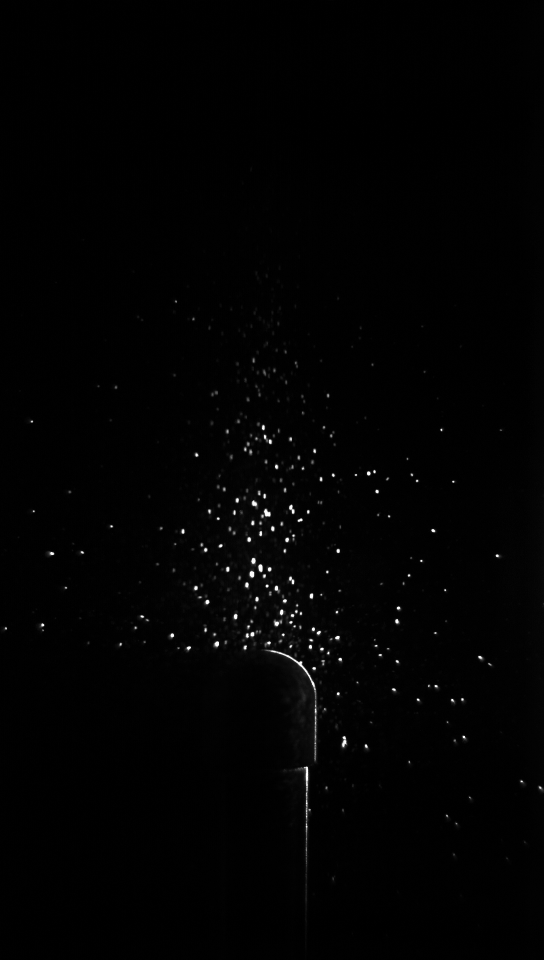
#> input picture data1/raw/250_0000000005.bmp, 1088 x 1920 px, found by its file name (shown at 1/2 size); its folder holds 4 pictures in this run
$ python main.py
#> lines starting #> are read from the running program, lines starting #| are printed output that depends on the picture; after the words box and inside, x2 and y2 are one past the last pixel; in counts of white or black regions, pixels touching at a corner belong together
### canny.py
import cv2
import numpy as np
import main


def fill_parts_n_remove_threads(img_in, ellipse_size=3):
    kernel = cv2.getStructuringElement(cv2.MORPH_ELLIPSE, (ellipse_size, ellipse_size))
    img_proc = np.copy(img_in)
    res = np.shape(img_in)
    # заливка по всем углам изображения
    if img_proc[0, 0] == 0:
        mask = np.zeros((res[0] + 2, res[1] + 2), np.uint8)
        cv2.floodFill(img_proc, mask, (0, 0), 255)
    if img_proc[-1, -1] == 0:
        mask = np.zeros((res[0] + 2, res[1] + 2), np.uint8)
        cv2.floodFill(img_proc, mask, (res[1] - 1, res[0] - 1), 255)
    if img_proc[0, -1] == 0:
        mask = np.zeros((res[0] + 2, res[1] + 2), np.uint8)
        cv2.floodFill(img_proc, mask, (res[1] - 1, 0), 255)
    if img_proc[-1, 0] == 0:
        mask = np.zeros((res[0] + 2, res[1] + 2), np.uint8)
        cv2.floodFill(img_proc, mask, (0, res[0] - 1), 255)
    img_proc = cv2.bitwise_not(img_proc)
    img_proc = cv2.bitwise_or(img_proc, img_in)
    img_proc = cv2.morphologyEx(img_proc, cv2.MORPH_OPEN, kernel)
    return img_proc


def flood(img_in, img_out, x, y, val):
    img_in[x, y] = 0
    img_out[x, y] = val
    if x > 0:
        if img_in[x - 1, y] != 0:
            flood(img_in, img_out, x-1, y, val)
    if x < np.shape(img_in)[0] - 1:
        if img_in[x + 1, y] != 0:
            flood(img_in, img_out, x + 1, y, val)
    if y > 0:
        if img_in[x, y - 1] != 0:
            flood(img_in, img_out, x, y - 1, val)
    if y < np.shape(img_in)[1] - 1:
        if img_in[x, y + 1] != 0:
            flood(img_in, img_out, x, y + 1, val)


def numerate_parts(img_in):
    img_proc = np.copy(img_in)
    img_out = np.zeros_like(img_proc)
    k = 0
    a = np.argwhere(img_proc)
    for i in a:
        if img_proc[i[0], i[1]] != 0:
            k += 1
            flood(img_proc, img_out, i[0], i[1], k)
    return img_out


def count(img_in):
    F = []
    xc = []
    yc = []
    pos = []
    for i in range(np.max(img_in)):
        q = np.argwhere(img_in == i + 1)
        pos.append(q)
        F.append(np.shape(q)[0])
        #xc.append(np.mean(q[:, 0]))
        #yc.append(np.mean(q[:, 1]))
    return F#, [xc, yc], pos


# [41 lines that do not run on import are left out]

### main.py
import cv2 as cv
import numpy as np
from matplotlib import pyplot as plt
import os
import canny
from datetime import datetime
import sys


class Snap:
    number_of_snaps = 0

    def __init__(self, path):
        self.name = os.path.basename(path)
        self.path = {'raw': path}
        self.number = Snap.number_of_snaps
        Snap.number_of_snaps += 1
        self.particles = []


if __name__ == '__main__':
    # Считывание всех имен нужного формата в папке данных
    # Вход в папку с данными
    os.chdir('data1')
    directories = 'raw'
    file_format = '.bmp'
    # Считывание всех файлов нужного формата и запись пути в список
    frames = []
    for file_name in os.listdir(directories):
        if file_name[-len(file_format):] == file_format:
            frames.append(Snap(os.getcwd() + '\\' + directories + '\\' + file_name))
#> pass 2 of the loop `for file_name in os.listdir(directories):`:
#> pass 3 of the loop `for file_name in os.listdir(directories):`:
#> the loop made 4 passes; the first 3 are shown
    # Перезапись всех папок
    directories = ('crop', 'subs', 'threshold', 'edge', 'fill', 'detected', 'proc')
    for directory in directories:
        if directory in os.listdir(os.getcwd()):
            for file in os.listdir(os.getcwd() + '\\' + directory):
                os.remove(os.getcwd() + '\\' + directory + '\\' + file)
                print(datetime.now().time(), directory, ' ', file, ' ', 'has been removed')
            os.rmdir(directory)
        os.mkdir(directory)
        for frame in frames:
            frame.path[directory] = os.getcwd() + '\\' + directory + '\\' + frame.name
#> pass 2 of the loop `for directory in directories:`:
#> pass 3 of the loop `for directory in directories:`:
#> the loop made 7 passes; the first 3 are shown
    del directory, directories, frame, file_format, file_name

    # Обрезка и запись изображений
    # Поиск минимумов
    cr = cv.imread(frames[0].path['raw'])[:, 0:1000, 0]
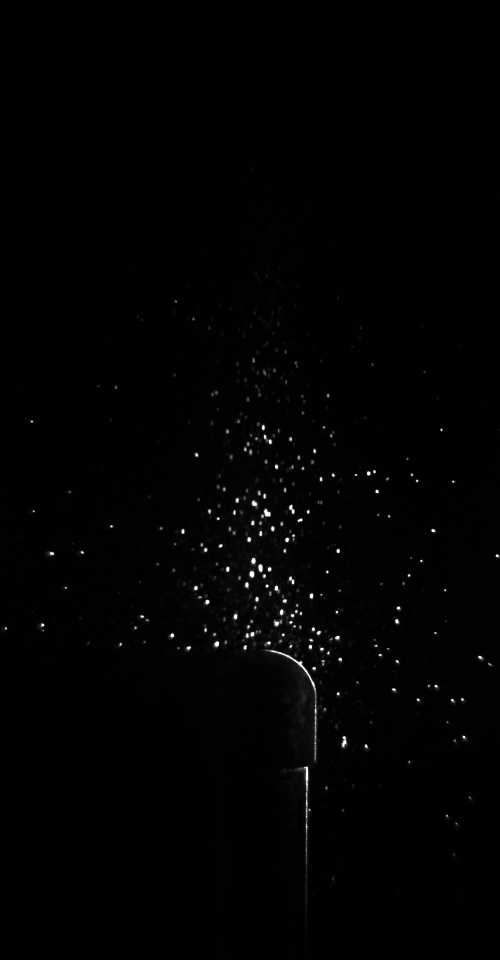
#> cr: shape (1920, 1000) (shown at 1/2 size); min 0, max 255, mean 2.1
    cv.imwrite(frames[0].path['crop'], cr)
    background = cr
    for frame in frames:
        cr = cv.imread(frame.path['raw'])[:, 0:1000, 0]
        cv.imwrite(frame.path['crop'], cr)
        background = np.minimum(cr, background)
#> pass 2 of the loop `for frame in frames:`:
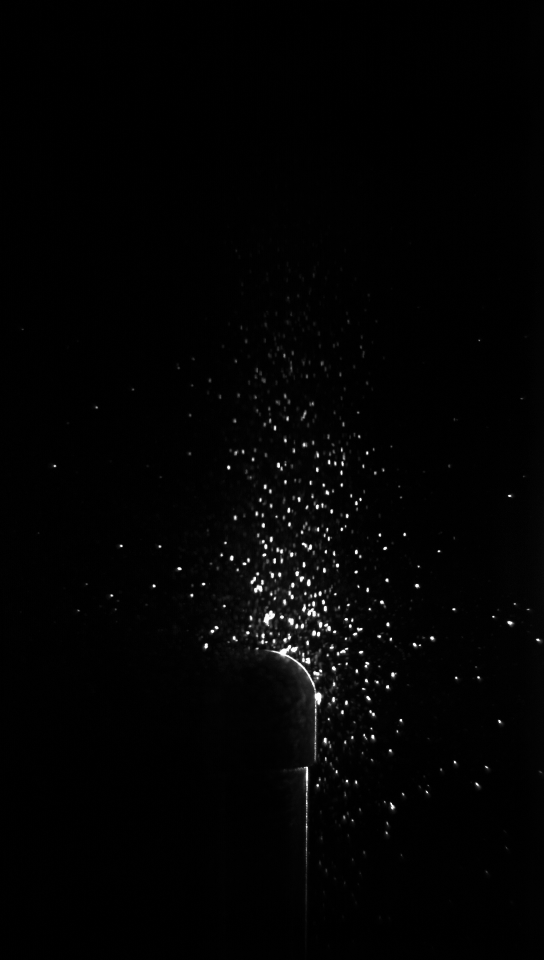
#> input picture data1/raw/250_0000000014.bmp, 1088 x 1920 px, found by its file name (shown at 1/2 size)
#> pass 3 of the loop `for frame in frames:`:
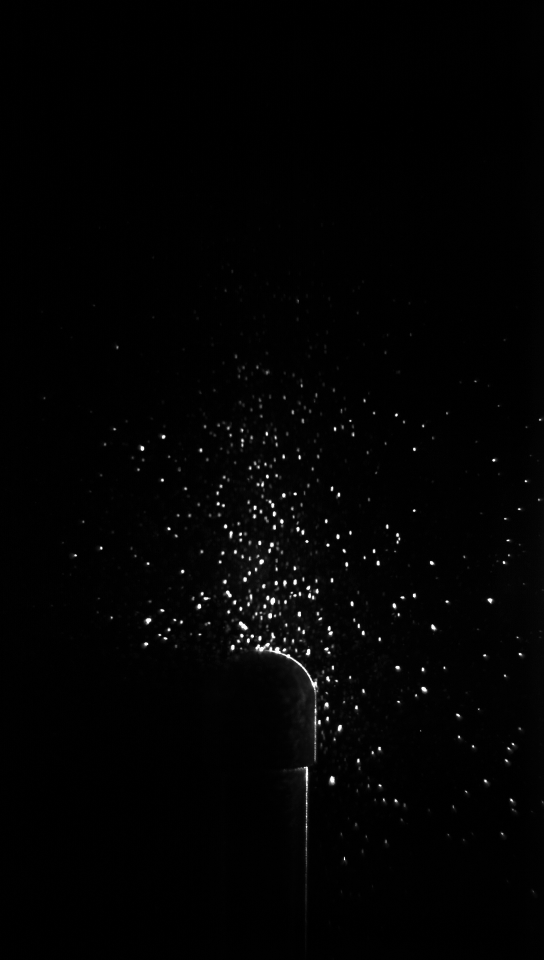
#> input picture data1/raw/250_0000000019.bmp, 1088 x 1920 px, found by its file name (shown at 1/2 size)
#> the loop made 4 passes; the first 3 are shown
    cv.imwrite(os.getcwd() + '\\' + 'background.bmp', background)
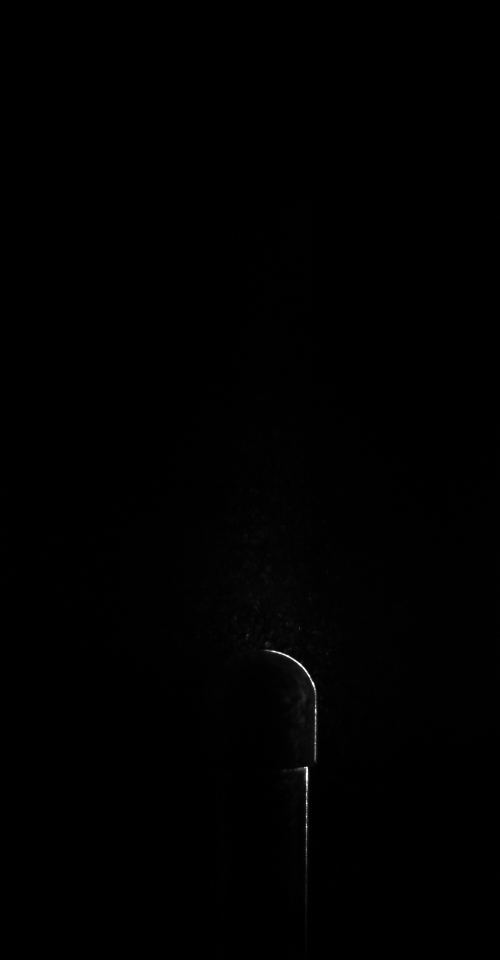
#> saved as background.bmp: shape (1920, 1000) (shown at 1/2 size); min 0, max 255, mean 0.8
    print(datetime.now().time(), 'Background has been found')
    # Вычитание фона
    for frame in frames:
        subs = cv.imread(frame.path['crop'])[:, :, 0] - background
#> subs: shape (1920, 1000); min 0, max 255, mean 1.3
        cv.imwrite(frame.path['subs'], subs)
        edge = subs
        # Размытие по гауссу 3х3
        edge = cv.blur(edge, (3, 3))
        # Cany 100 200 границы
        edge = cv.Canny(edge, 100, 200)
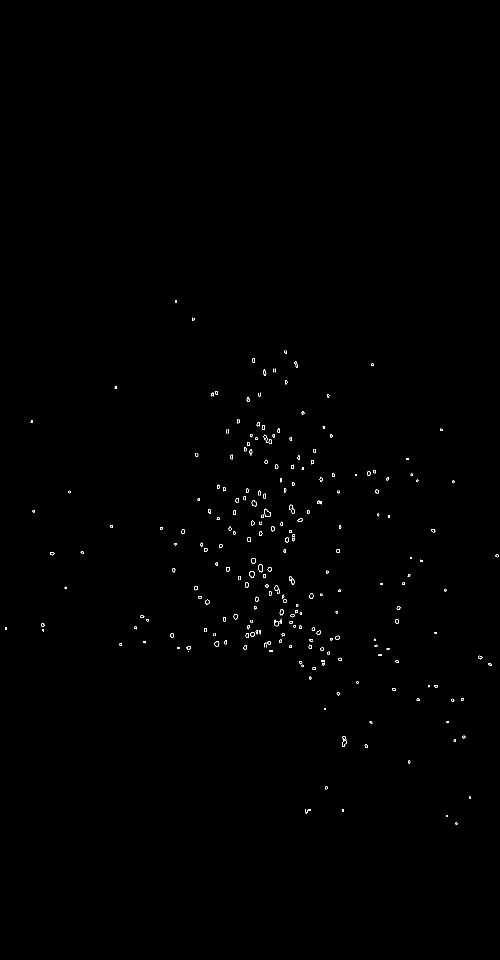
#> edge: shape (1920, 1000) (shown at 1/2 size); 0.25% white in thin lines or dots, all inside (x1, y1, x2, y2) = (10, 601, 998, 1649)
        cv.imwrite(frame.path['edge'], edge)
        fill = edge
        # Открытие структурным элементом - крест
        fill = canny.fill_parts_n_remove_threads(fill,  ellipse_size=3)
#> in fill_parts_n_remove_threads, `cv2.floodFill(img_proc, mask, (0, 0), 255)`:
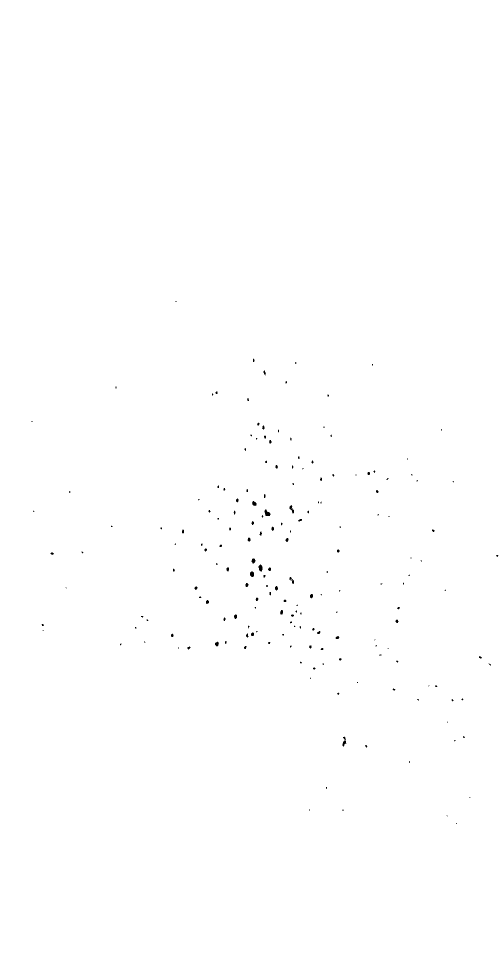
#> img_proc: shape (1920, 1000) (shown at 1/2 size); 99.8% white; 185 black regions (131 under 20 px), largest, box (x1, y1, x2, y2) and area: (529, 1019, 541, 1032) 101, (517, 1129, 525, 1143) 84, (685, 1473, 693, 1493) 78
#> in fill_parts_n_remove_threads, `img_proc = cv2.bitwise_or(img_proc, img_in)`:
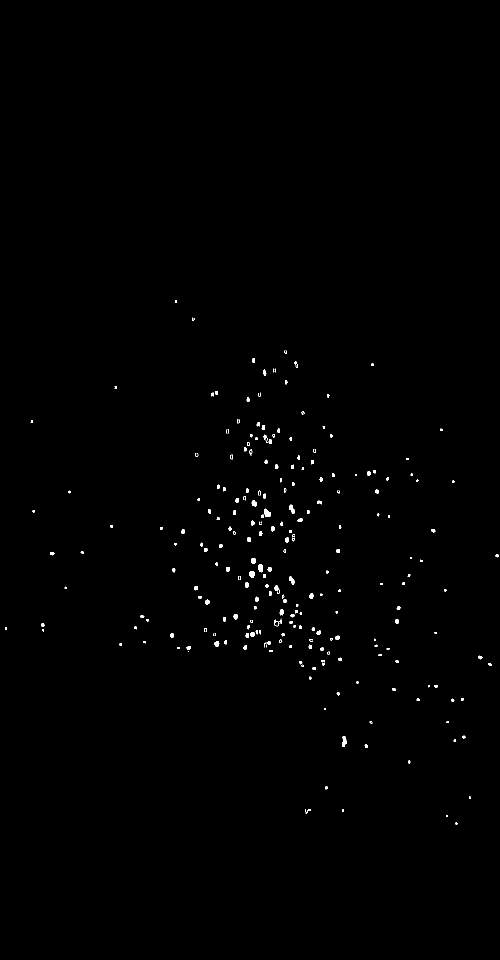
#> img_proc: shape (1920, 1000) (shown at 1/2 size); 0.42% white; 243 white regions (66 under 20 px), largest, box (x1, y1, x2, y2) and area: (528, 1017, 542, 1033) 152, (684, 1472, 694, 1494) 140, (516, 1128, 526, 1145) 127
#> in fill_parts_n_remove_threads, `img_proc = cv2.morphologyEx(img_proc, cv2.MORPH_OPEN, kernel)`:
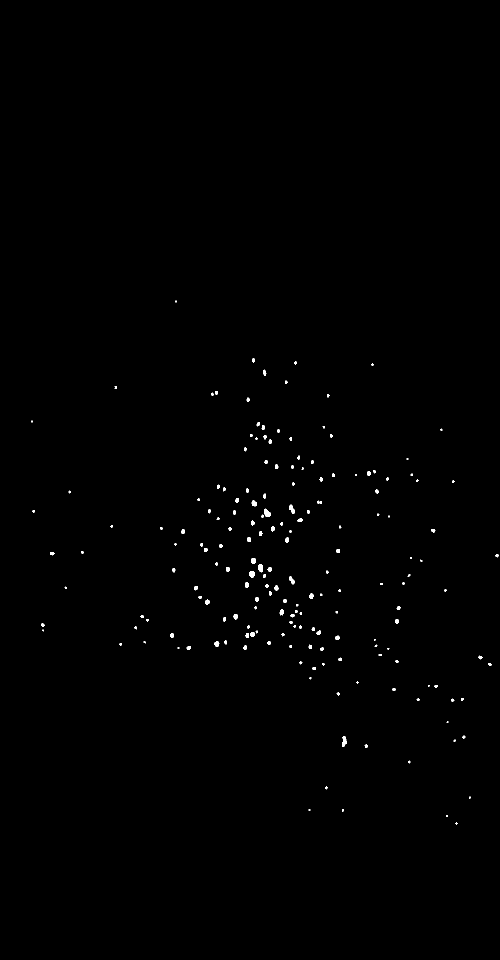
#> img_proc: shape (1920, 1000) (shown at 1/2 size); 0.35% white; 184 white regions (45 under 20 px), largest, box (x1, y1, x2, y2) and area: (528, 1017, 542, 1033) 148, (684, 1472, 694, 1494) 138, (516, 1128, 526, 1145) 126
        cv.imwrite(frame.path['fill'], fill)
        proc = fill
        proc = canny.numerate_parts(proc)
#> in numerate_parts, `a = np.argwhere(img_proc)`: a = 6636 pairs, first value 601 to 1648, second value 62 to 997
#> the loop in numerate_parts, `for i in a:` made 6636 passes
#> i on passes 1 to 12: [601, 351], [601, 352], [602, 350], [602, 351], [602, 352], [602, 353], [603, 350], [603, 351], [603, 352], [603, 353], [604, 351], [604, 352]
#> after the loop in numerate_parts, `for i in a:`: img_proc: shape (1920, 1000); 0.35% of pixels changed, all inside (x1, y1, x2, y2) = (62, 601, 998, 1649)
#> after the loop in numerate_parts, `for i in a:`: k = 184
        cv.imwrite(frame.path['proc'], proc)
        frame.particles = sorted(canny.count(proc))
#> after the loop in count, `for i in range(np.max(img_in)):`: F = 184 values, max 148 at index 53, min 10 at index 133, mean 36.07; pos = 184 items
#> pass 2 of the loop `for frame in frames:`:
#> `edge = cv.Canny(edge, 100, 200)`:
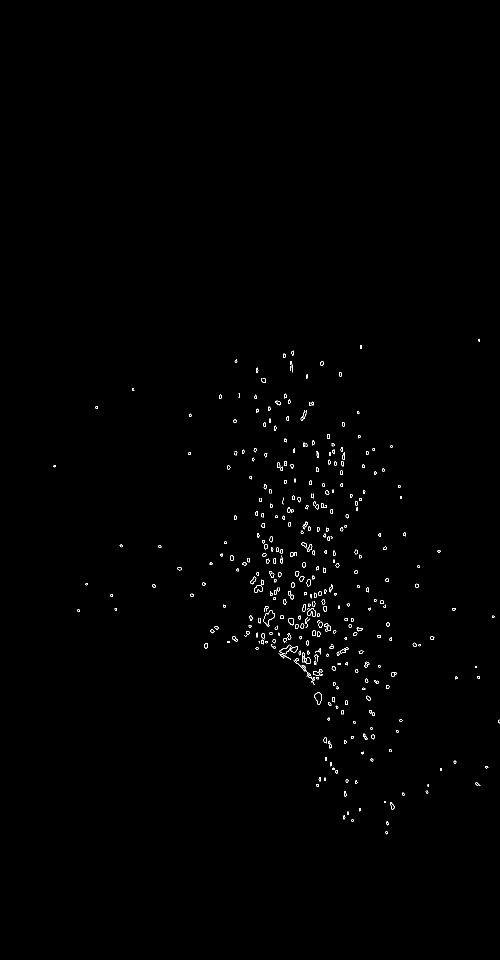
#> edge: shape (1920, 1000) (shown at 1/2 size); 0.43% white in thin lines or dots, all inside (x1, y1, x2, y2) = (107, 679, 1000, 1669)
#> mask: shape (1922, 1002); every value is 0
#> in fill_parts_n_remove_threads (call 2), `img_proc = cv2.morphologyEx(img_proc, cv2.MORPH_OPEN, kernel)`:
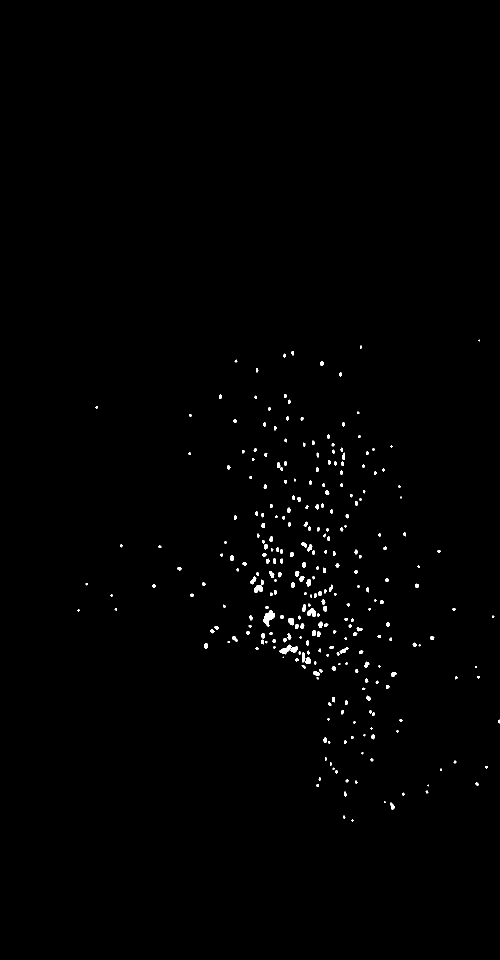
#> img_proc: shape (1920, 1000) (shown at 1/2 size); 0.62% white; 289 white regions (41 under 20 px), largest, box (x1, y1, x2, y2) and area: (527, 1221, 550, 1253) 404, (559, 1289, 583, 1309) 220, (614, 1216, 632, 1234) 207
#> the loop in numerate_parts (call 2), `for i in a:` made 11847 passes
#> i on passes 1 to 8: [679, 958], [680, 957], [680, 958], [680, 959], [681, 957], [681, 958], [681, 959], [682, 958]
#> pass 3 of the loop `for frame in frames:`:
#> `edge = cv.Canny(edge, 100, 200)`:
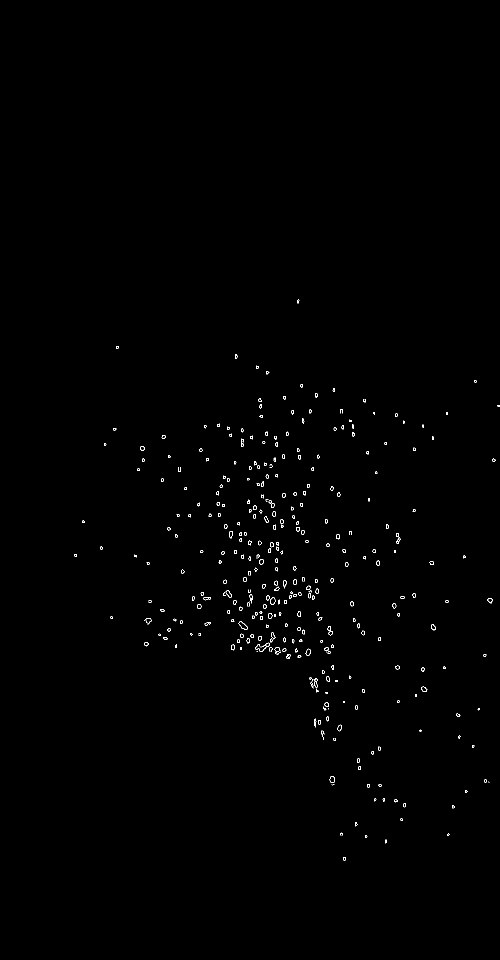
#> edge: shape (1920, 1000) (shown at 1/2 size); 0.38% white in thin lines or dots, all inside (x1, y1, x2, y2) = (148, 598, 1000, 1721)
#> in fill_parts_n_remove_threads (call 3), `img_proc = cv2.morphologyEx(img_proc, cv2.MORPH_OPEN, kernel)`:
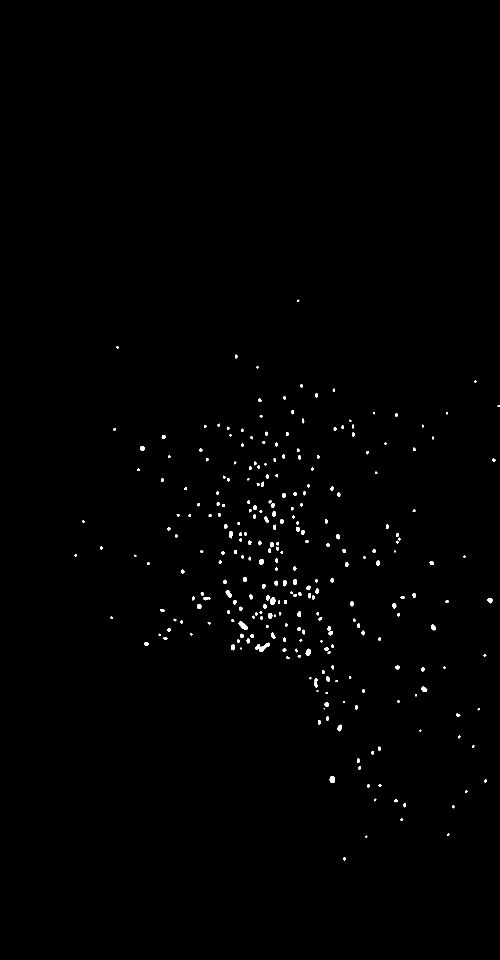
#> img_proc: shape (1920, 1000) (shown at 1/2 size); 0.55% white; 280 white regions (45 under 20 px), largest, box (x1, y1, x2, y2) and area: (511, 1285, 540, 1304) 248, (477, 1243, 496, 1260) 179, (540, 1195, 551, 1210) 127
#> the loop made 4 passes; the first 3 are shown

    # [6 lines of commented-out code are left out]

    cv.imshow('a', fill)
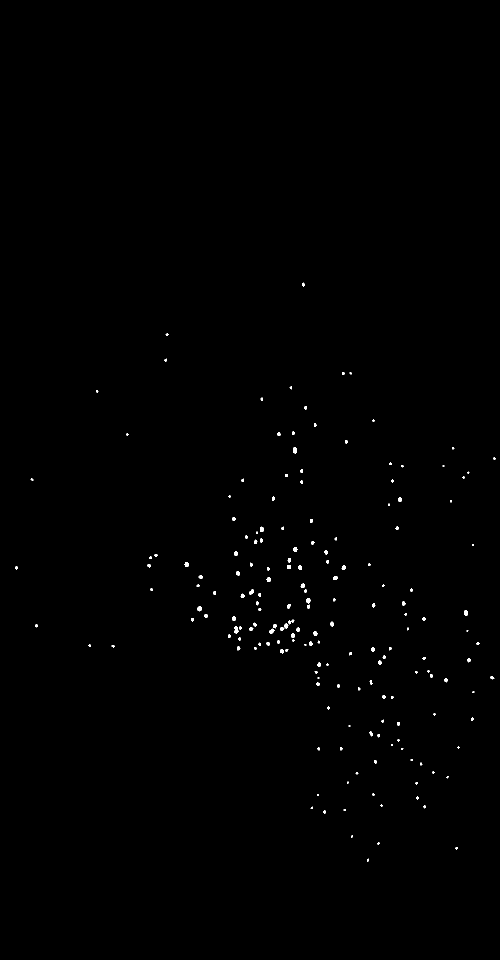
#> window 'a': shape (1920, 1000) (shown at 1/2 size); 0.3% white; 181 white regions (48 under 20 px), largest, box (x1, y1, x2, y2) and area: (468, 1253, 477, 1267) 87, (586, 895, 594, 907) 81, (520, 1053, 528, 1064) 73
    cv.waitKey(0)
    cv.destroyWindow('a')
